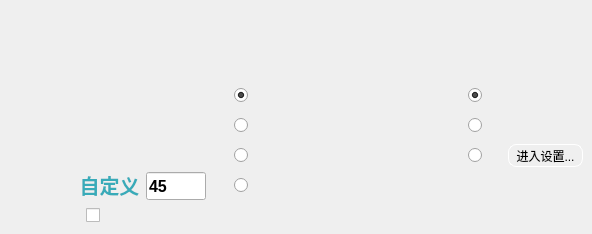
    <widget class="QWidget" name="page04">
     <property name="styleSheet">
      <string notr="true">#page04{background-image: url(:/images/bk4.png);}</string>
     </property>
     <widget class="QRadioButton" name="radioButton00">
      <property name="geometry">
       <rect>
        <x>234</x>
        <y>84</y>
        <width>22</width>
        <height>22</height>
       </rect>
      </property>
      <property name="cursor">
       <cursorShape>PointingHandCursor</cursorShape>
      </property>
      <property name="text">
       <string/>
      </property>
      <property name="checked">
       <bool>true</bool>
      </property>
      <attribute name="buttonGroup">
       <string notr="true">buttonGroupCount</string>
      </attribute>
     </widget>
     <widget class="QRadioButton" name="radioButton01">
      <property name="geometry">
       <rect>
        <x>234</x>
        <y>114</y>
        <width>22</width>
        <height>22</height>
       </rect>
      </property>
      <property name="cursor">
       <cursorShape>PointingHandCursor</cursorShape>
      </property>
      <property name="text">
       <string/>
      </property>
      <attribute name="buttonGroup">
       <string notr="true">buttonGroupCount</string>
      </attribute>
     </widget>
     <widget class="QRadioButton" name="radioButton02">
      <property name="geometry">
       <rect>
        <x>234</x>
        <y>144</y>
        <width>22</width>
        <height>22</height>
       </rect>
      </property>
      <property name="cursor">
       <cursorShape>PointingHandCursor</cursorShape>
      </property>
      <property name="text">
       <string/>
      </property>
      <attribute name="buttonGroup">
       <string notr="true">buttonGroupCount</string>
      </attribute>
     </widget>
     <widget class="QRadioButton" name="radioButton12">
      <property name="geometry">
       <rect>
        <x>468</x>
        <y>144</y>
        <width>22</width>
        <height>22</height>
       </rect>
      </property>
      <property name="cursor">
       <cursorShape>PointingHandCursor</cursorShape>
      </property>
      <property name="text">
       <string/>
      </property>
      <attribute name="buttonGroup">
       <string notr="true">buttonGroupVoice</string>
      </attribute>
     </widget>
     <widget class="QRadioButton" name="radioButton11">
      <property name="geometry">
       <rect>
        <x>468</x>
        <y>114</y>
        <width>22</width>
        <height>22</height>
       </rect>
      </property>
      <property name="cursor">
       <cursorShape>PointingHandCursor</cursorShape>
      </property>
      <property name="text">
       <string/>
      </property>
      <attribute name="buttonGroup">
       <string notr="true">buttonGroupVoice</string>
      </attribute>
     </widget>
     <widget class="QRadioButton" name="radioButton10">
      <property name="geometry">
       <rect>
        <x>468</x>
        <y>84</y>
        <width>22</width>
        <height>22</height>
       </rect>
      </property>
      <property name="cursor">
       <cursorShape>PointingHandCursor</cursorShape>
      </property>
      <property name="text">
       <string/>
      </property>
      <property name="checked">
       <bool>true</bool>
      </property>
      <attribute name="buttonGroup">
       <string notr="true">buttonGroupVoice</string>
      </attribute>
     </widget>
     <widget class="QLabel" name="label_14">
      <property name="geometry">
       <rect>
        <x>76</x>
        <y>170</y>
        <width>67</width>
        <height>30</height>
       </rect>
      </property>
      <property name="font">
       <font>
        <pointsize>-1</pointsize>
        <fontweight>DemiBold</fontweight>
       </font>
      </property>
      <property name="focusPolicy">
       <enum>Qt::FocusPolicy::ClickFocus</enum>
      </property>
      <property name="styleSheet">
       <string notr="true">QLabel {
background: transparent;
color:#38ABB9;
height:36px;
font-size:20px;
font-weight:600;
}</string>
      </property>
      <property name="text">
       <string>自定义</string>
      </property>
      <property name="alignment">
       <set>Qt::AlignmentFlag::AlignCenter</set>
      </property>
     </widget>
     <widget class="QPushButton" name="pushButtonTypeword">
      <property name="geometry">
       <rect>
        <x>508</x>
        <y>144</y>
        <width>75</width>
        <height>23</height>
       </rect>
      </property>
      <property name="cursor">
       <cursorShape>PointingHandCursor</cursorShape>
      </property>
      <property name="styleSheet">
       <string notr="true">border: 1px solid white; border-radius:8px; background-color:none;</string>
      </property>
      <property name="text">
       <string>进入设置...</string>
      </property>
      <property name="flat">
       <bool>true</bool>
      </property>
     </widget>
     <widget class="QCheckBox" name="checkBoxBlack">
      <property name="geometry">
       <rect>
        <x>86</x>
        <y>206</y>
        <width>119</width>
        <height>19</height>
       </rect>
      </property>
      <property name="cursor">
       <cursorShape>PointingHandCursor</cursorShape>
      </property>
      <property name="text">
       <string/>
      </property>
     </widget>
     <widget class="QRadioButton" name="radioButton03">
      <property name="geometry">
       <rect>
        <x>234</x>
        <y>174</y>
        <width>22</width>
        <height>22</height>
       </rect>
      </property>
      <property name="cursor">
       <cursorShape>PointingHandCursor</cursorShape>
      </property>
      <property name="text">
       <string/>
      </property>
      <attribute name="buttonGroup">
       <string notr="true">buttonGroupCount</string>
      </attribute>
     </widget>
     <widget class="QLineEdit" name="lineEditSetTime">
      <property name="geometry">
       <rect>
        <x>146</x>
        <y>172</y>
        <width>60</width>
        <height>28</height>
       </rect>
      </property>
      <property name="font">
       <font>
        <pointsize>12</pointsize>
        <bold>true</bold>
       </font>
      </property>
      <property name="text">
       <string>45</string>
      </property>
     </widget>
    </widget>
